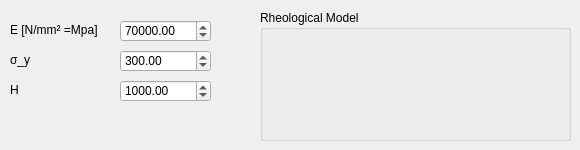
    <widget class="QWidget" name="ELASTIC_PLASTIC_KIN_3">
     <attribute name="title">
      <string>Elastik Plastik kin</string>
     </attribute>
     <widget class="QDoubleSpinBox" name="VAL_H_ELASTIC_PLASTIC_KIN">
      <property name="geometry">
       <rect>
        <x>120</x>
        <y>80</y>
        <width>91</width>
        <height>22</height>
       </rect>
      </property>
      <property name="font">
       <font>
        <family>Arial</family>
       </font>
      </property>
      <property name="decimals">
       <number>2</number>
      </property>
      <property name="maximum">
       <double>8000.000000000000000</double>
      </property>
      <property name="value">
       <double>1000.000000000000000</double>
      </property>
     </widget>
     <widget class="QLabel" name="LABEL_VAL_K_ELASTIC_PLASTIC_KIN">
      <property name="geometry">
       <rect>
        <x>10</x>
        <y>80</y>
        <width>91</width>
        <height>20</height>
       </rect>
      </property>
      <property name="font">
       <font>
        <family>Arial</family>
       </font>
      </property>
      <property name="text">
       <string>H</string>
      </property>
     </widget>
     <widget class="QLabel" name="LABEL_VAL_SIGMA_Y_KIN">
      <property name="geometry">
       <rect>
        <x>10</x>
        <y>50</y>
        <width>91</width>
        <height>20</height>
       </rect>
      </property>
      <property name="font">
       <font>
        <family>Arial</family>
       </font>
      </property>
      <property name="text">
       <string>σ_y</string>
      </property>
     </widget>
     <widget class="QGroupBox" name="RHEO_BOX_ELASTIC_PLASTIC_KIN">
      <property name="geometry">
       <rect>
        <x>260</x>
        <y>10</y>
        <width>311</width>
        <height>131</height>
       </rect>
      </property>
      <property name="font">
       <font>
        <family>Arial</family>
       </font>
      </property>
      <property name="title">
       <string>Rheological Model</string>
      </property>
      <widget class="QLabel" name="RHEO_ELASTIC_PLASTIC_KIN">
       <property name="geometry">
        <rect>
         <x>10</x>
         <y>20</y>
         <width>291</width>
         <height>101</height>
        </rect>
       </property>
       <property name="font">
        <font>
         <family>Arial</family>
        </font>
       </property>
       <property name="text">
        <string/>
       </property>
       <property name="pixmap">
        <pixmap>PIC/Rheo_Perzyna.jpg</pixmap>
       </property>
       <property name="scaledContents">
        <bool>true</bool>
       </property>
      </widget>
     </widget>
     <widget class="QLabel" name="LABEL_VAL_E_ELASTIC_PLASTIC_KIN">
      <property name="geometry">
       <rect>
        <x>10</x>
        <y>20</y>
        <width>91</width>
        <height>20</height>
       </rect>
      </property>
      <property name="font">
       <font>
        <family>Arial</family>
       </font>
      </property>
      <property name="text">
       <string>E [N/mm² =Mpa]</string>
      </property>
     </widget>
     <widget class="QDoubleSpinBox" name="VAL_SIGMA_Y_ELASTIC_PLASTIC_KIN">
      <property name="geometry">
       <rect>
        <x>120</x>
        <y>50</y>
        <width>91</width>
        <height>22</height>
       </rect>
      </property>
      <property name="font">
       <font>
        <family>Arial</family>
       </font>
      </property>
      <property name="decimals">
       <number>2</number>
      </property>
      <property name="maximum">
       <double>8000.000000000000000</double>
      </property>
      <property name="value">
       <double>300.000000000000000</double>
      </property>
     </widget>
     <widget class="QDoubleSpinBox" name="VAL_E_ELASTIC_PLASTIC_KIN">
      <property name="geometry">
       <rect>
        <x>120</x>
        <y>20</y>
        <width>91</width>
        <height>22</height>
       </rect>
      </property>
      <property name="font">
       <font>
        <family>Arial</family>
       </font>
      </property>
      <property name="decimals">
       <number>2</number>
      </property>
      <property name="maximum">
       <double>80000.000000000000000</double>
      </property>
      <property name="value">
       <double>70000.000000000000000</double>
      </property>
     </widget>
    </widget>
